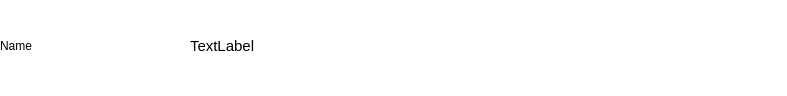
<?xml version="1.0" encoding="UTF-8"?>
<ui version="4.0">
 <class>translate_entry_widget</class>
 <widget class="QWidget" name="translate_entry_widget">
  <property name="geometry">
   <rect>
    <x>0</x>
    <y>0</y>
    <width>787</width>
    <height>96</height>
   </rect>
  </property>
  <property name="sizePolicy">
   <sizepolicy hsizetype="Expanding" vsizetype="Expanding">
    <horstretch>0</horstretch>
    <verstretch>0</verstretch>
   </sizepolicy>
  </property>
  <property name="windowTitle">
   <string>Form</string>
  </property>
  <property name="styleSheet">
   <string notr="true">background: transparent;</string>
  </property>
  <widget class="QWidget" name="layoutWidget">
   <property name="geometry">
    <rect>
     <x>0</x>
     <y>0</y>
     <width>781</width>
     <height>91</height>
    </rect>
   </property>
   <layout class="QHBoxLayout" name="horizontalLayout">
    <property name="spacing">
     <number>0</number>
    </property>
    <item>
     <widget class="QLabel" name="name">
      <property name="sizePolicy">
       <sizepolicy hsizetype="Fixed" vsizetype="Preferred">
        <horstretch>0</horstretch>
        <verstretch>0</verstretch>
       </sizepolicy>
      </property>
      <property name="minimumSize">
       <size>
        <width>150</width>
        <height>0</height>
       </size>
      </property>
      <property name="maximumSize">
       <size>
        <width>100</width>
        <height>16777215</height>
       </size>
      </property>
      <property name="text">
       <string>Name</string>
      </property>
     </widget>
    </item>
    <item>
     <spacer name="horizontalSpacer">
      <property name="orientation">
       <enum>Qt::Horizontal</enum>
      </property>
      <property name="sizeType">
       <enum>QSizePolicy::Maximum</enum>
      </property>
      <property name="sizeHint" stdset="0">
       <size>
        <width>40</width>
        <height>20</height>
       </size>
      </property>
     </spacer>
    </item>
    <item>
     <widget class="QLabel" name="content">
      <property name="sizePolicy">
       <sizepolicy hsizetype="Expanding" vsizetype="Preferred">
        <horstretch>0</horstretch>
        <verstretch>0</verstretch>
       </sizepolicy>
      </property>
      <property name="font">
       <font>
        <pointsize>11</pointsize>
       </font>
      </property>
      <property name="text">
       <string>TextLabel</string>
      </property>
     </widget>
    </item>
   </layout>
  </widget>
 </widget>
 <resources/>
 <connections/>
</ui>
